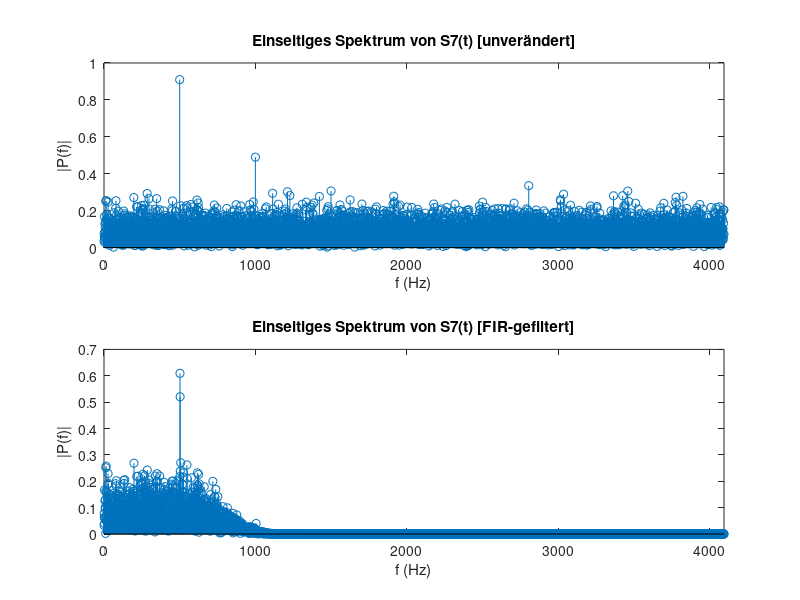

The MATLAB script that drew this image:
% Praktikum Matlab
% Pascal Julian Bornkessel, FFI 6
% Blatt 6, Aufgabe 1

%% Erzeugung des Signals S7
Fs = 8192;               % Abtastfrequenz
T = 1/Fs;                % Abtastperiode
N = 8192;                % Signallaenge

t = (0:N-1);
S4 = (1 * sin(2 * pi * 500 * t * (1/Fs))) + (0.5 * sin(2 * pi * 1000 * t * (1/Fs))) + (0.2 * sin(2 * pi * 1500 * t * (1/Fs)));
S7 = S4 + (5    * randn(1, N));

%% Berechnung der Filter-Koeffizienten
M = 40;                  % Ordnung
Fc = 800;                % Cut-Off-Frequenz
wc = 2 * pi * (Fc/Fs);   % Nyquist-normierte Cut-Off-Frequenz

h = (wc/pi) * sinc((wc * (2*(0:M) - M))/(2 * pi));

%% Gewichtung mit Hamming-Fenster
w = 0.54 - (0.46 * cos((2*pi*(0:M))/M));
firfilter = h .* w;

%% Faltung mit firfilter
S7_filtered = conv(S7, firfilter);

%% Diskrete Fourier-Transformation
S7_fft = fft(S7);
S7_filtered_fft = fft(S7_filtered);
P2_S7_fft = abs(S7_fft/N);
P2_S7_filtered_fft = abs(S7_filtered_fft/N);
P1_S7_fft = P2_S7_fft(1:N/2+1);
P1_S7_fft(2:end-1) = 2*P1_S7_fft(2:end-1);
P1_S7_filtered_fft = P2_S7_filtered_fft(1:N/2+1);
P1_S7_filtered_fft(2:end-1) = 2*P1_S7_filtered_fft(2:end-1);

%% Darstellung
subplot(2,1,1);
stem(0:N/2,P1_S7_fft)
xlim([0 N/2]);
title('Einseitiges Spektrum von S7(t) [unverändert]')
xlabel('f (Hz)')
ylabel('|P(f)|')

subplot(2,1,2);
stem(0:N/2,P1_S7_filtered_fft)
xlim([0 N/2]);
title('Einseitiges Spektrum von S7(t) [FIR-gefiltert]')
xlabel('f (Hz)')
ylabel('|P(f)|')
